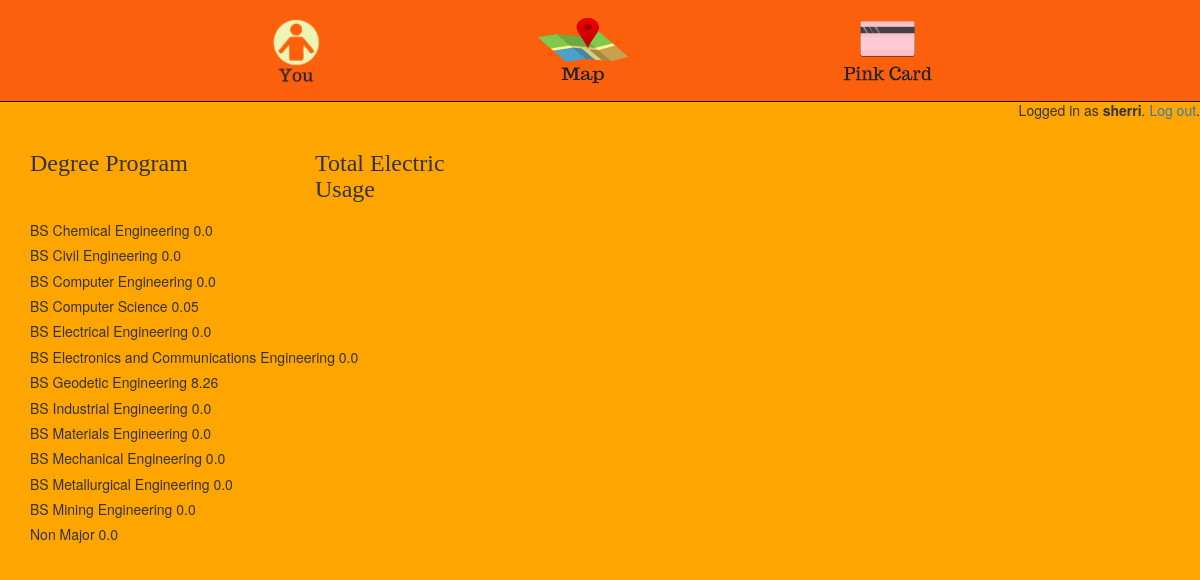
/librarian/elec_usage/ (signed in), run on the app's committed database.
### pinkcard/models.py (models this page shows)
class User(AbstractUser):
	username = models.CharField(max_length=30, unique=True)
	is_student = models.BooleanField(default=False)
	is_librarian = models.BooleanField(default=False)
	USERNAME_FIELD = 'username'

class DegreeProg(models.Model):
	deg_name = models.CharField(max_length=200, default='Non Major')
	def __str__(self):
		return self.deg_name
	class Meta:
		ordering = ('deg_name',)

### pinkcard/views/librarian.py (the view)
# urls.py: path('elec_usage/', librarian.DisplayElecUsage, name="ElecUsageListView"),
def DisplayElecUsage(request):
	deg_prog = DegreeProg.objects.all()
	students = Student.objects.all()
	no_hours = []
	for dp in deg_prog:
		no_elec_usage = 0.0
		for stud in students:
			if stud.degree_prog == dp:
				no_elec_usage = no_elec_usage + float(stud.total_elec_usage)
		no_hours.append(no_elec_usage)
	context = {
				'elec_usage_data': zip(deg_prog,no_hours)
	}
	return render(request, 'pinkcard/librarian/elec_usage.html', context)

### pinkcard/templates/pinkcard/librarian/elec_usage.html
{% extends 'base.html' %}
{% block content %}
	<div class="row text-left row-no-gutters">
		<div class="col-sm-3">
			<h3>Degree Program</h3>
		</div>
		<div class="col-sm-2">
			<h3>Total Electric Usage</h3>
		</div>
	</div>
	{% for dp, hours in elec_usage_data %}
		<h5>{{ dp }} {{ hours }}</h3>
	{% endfor %}
{% endblock content %}

### templates/base.html (shortened to what this page needs)
{% load static %}
<!doctype html>
<html lang="en">
	<head>
		<link rel="stylesheet" href="https://maxcdn.bootstrapcdn.com/bootstrap/3.4.0/css/bootstrap.min.css">
		<link rel="stylesheet" type="text/css" href="{% static 'css/app.css' %}">
	    {% if user.is_authenticated and user.is_librarian %}
	      <link rel="stylesheet" type="text/css" href="{% static 'css/librarian.css' %}">
	    {% else %}
	      <link rel="stylesheet" type="text/css" href="{% static 'css/students.css' %}">
	    {% endif %}
	</head>
	<body>
		{% if user.is_authenticated and user.is_student %}
		<div>
		<nav class="navbar navbar-inverse navbar-fixed-top">
			<div class="menu-container">
			    <ul class="nav navbar-nav">
			    	<li><a id="navbar-brand" href="{% url 'students:detail' %}"><img src="/static/img/you.png" id="you" width="73" height="73"></a></li>
			    	<li><a id="navbar-brand" href="{% url 'students:map' %}"><img src="/static/img/map.png" id="map" width="100" height="70"></a></li>
			    	<li><a id="navbar-brand" href="{% url 'students:transfer' %}"><img src="/static/img/pinkcard.png" id="pinkcard" width="105" height="70"></a></li>
			    </ul>
			</div>
		</nav>
		</div>
		{% endif %}
		<br>
		<br>
		<br>
		<br>
		<br>
		<div class="col-6 text-right">
            {% if user.is_authenticated %}
            	<p class="pt-3">Logged in as <strong>{{ user.username }}</strong>. <a href="{% url 'logout' %}">Log out</a>.</p>
           	{% else %}
            	<a href="{% url 'login' %}" class="btn btn-light" role="button">Log in</a>
            	<a href="{% url 'signup' %}" class="btn btn-primary" role="button">Sign up</a>
          	{% endif %}
       	</div>
		<div class="container">
			<div class="content">
				{% block content %}
				{% endblock %}
			</div>
		</div>
	</body>
</html>

### static/css/app.css (style rules this page uses)
.navbar { background-color: #fc600c; }
.menu-container { position: relative; margin: 0 auto; margin-top: 0px; margin-top: -5px; max-width: 980px; padding: 0 50px; }
#navbar-brand { padding: 14px 100px; }
.nav.navbar-nav li a { color: black; font-family: OswaldRegular; }
h3 { font-family: OswaldRegular; }
a { text-decoration: none; }
li { color: black; }

### static/css/students.css (style rules this page uses)
body { background-color: orange; }

### data on the page
User: username "sherri"
DegreeProg: deg_name "BS Chemical Engineering", hours "0.0"
DegreeProg: deg_name "BS Civil Engineering", hours "0.0"
DegreeProg: deg_name "BS Computer Engineering", hours "0.0"
DegreeProg: deg_name "BS Computer Science", hours "0.05"
DegreeProg: deg_name "BS Electrical Engineering", hours "0.0"
DegreeProg: deg_name "BS Electronics and Communications Engineering", hours "0.0"
DegreeProg: deg_name "BS Geodetic Engineering", hours "8.26"
DegreeProg: deg_name "BS Industrial Engineering", hours "0.0"
DegreeProg: deg_name "BS Materials Engineering", hours "0.0"
DegreeProg: deg_name "BS Mechanical Engineering", hours "0.0"
DegreeProg: deg_name "BS Metallurgical Engineering", hours "0.0"
DegreeProg: deg_name "BS Mining Engineering", hours "0.0"
DegreeProg: deg_name "Non Major", hours "0.0"
